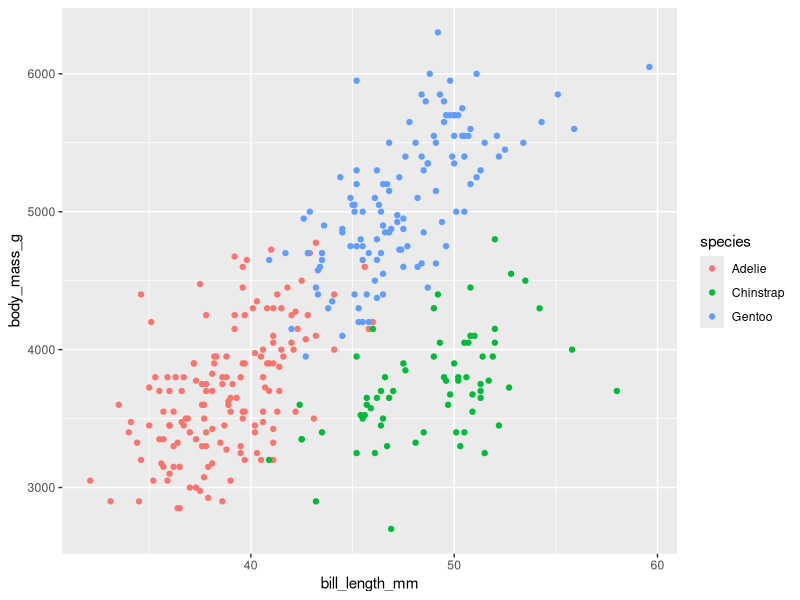
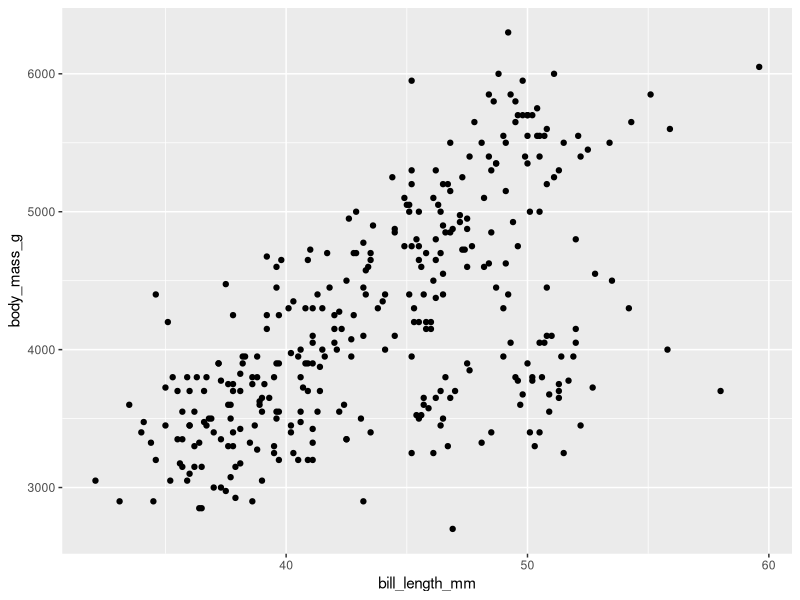
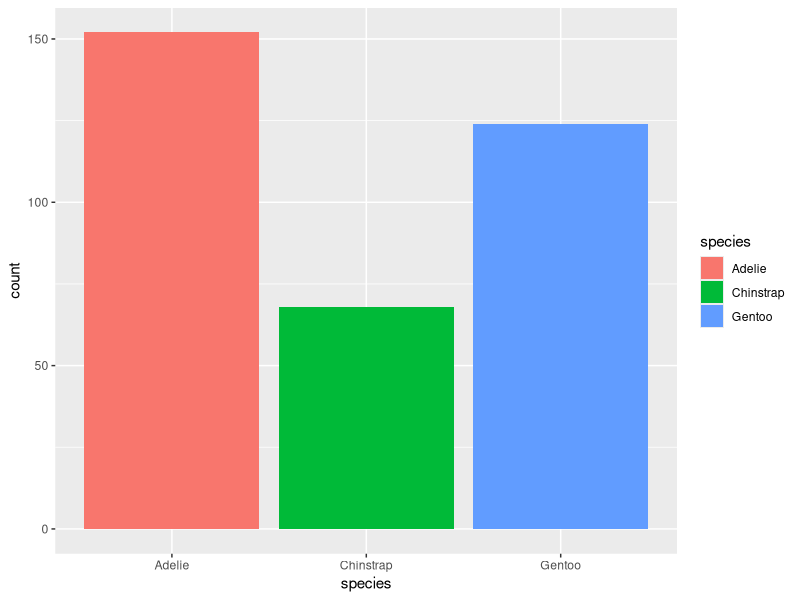

Recreate these plots in R, in order.
## ---- chunk 1
library(ggplot2)
penguins <- palmerpenguins::penguins
## ---- chunk 2
#| title: 嘴峰 × 体重
ggplot(penguins, aes(bill_length_mm, body_mass_g, color = species)) +
  geom_point()
## ---- chunk 3
#| content: valuebox
#| title: 平均体重 (g)
list(value = round(mean(penguins$body_mass_g, na.rm = TRUE)))
## ---- chunk 4
#| title: 嘴峰 × 体重
ggplot(penguins, aes(bill_length_mm, body_mass_g)) + geom_point()
## ---- chunk 5
#| title: 物种构成
ggplot(penguins, aes(species, fill = species)) + geom_bar()
## ---- chunk 6
#| title: 各物种均值
penguins |>
  dplyr::group_by(species) |>
  dplyr::summarise(mean_bill = mean(bill_length_mm, na.rm = TRUE)) |>
  knitr::kable(digits = 1)
